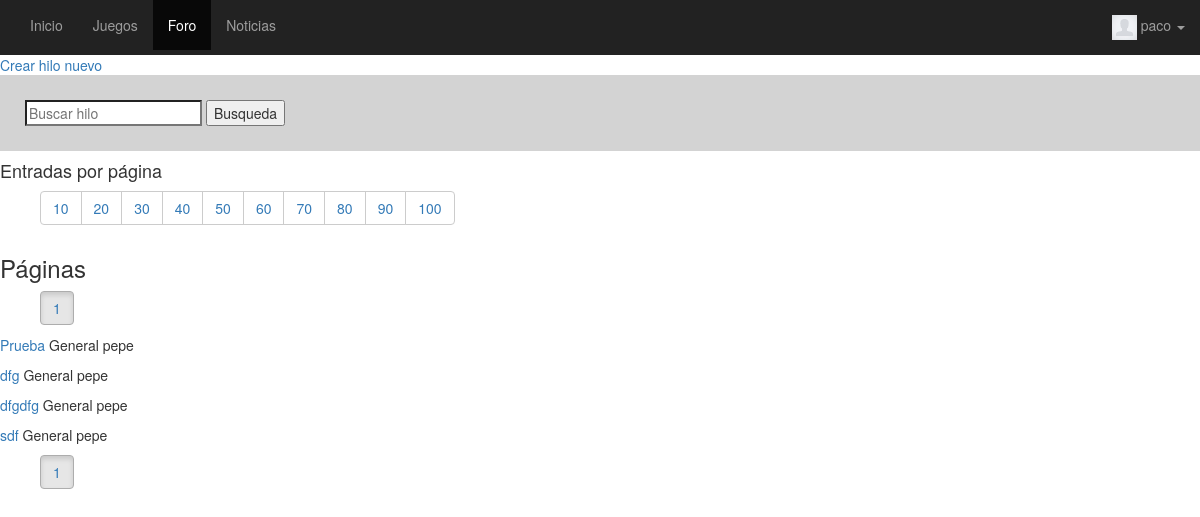
Page /foro.php?count=5&page=1 (signed in) on the committed database.
### tables this page shows
CREATE TABLE `post` (
  `id` int(5) NOT NULL,
  `titulo` varchar(50) NOT NULL,
  `n_cat` int(2) NOT NULL,
  `id_user` varchar(50) NOT NULL
);

CREATE TABLE `categoria` (
  `n_cat` int(2) NOT NULL,
  `categoria` varchar(20) NOT NULL
);

### script/php/forohub.php (the view, shortened to what this page needs)
<form action="#" method="get" accept-charset="utf-8">
	<input type="search" name="datos" placeholder="Buscar hilo">
	<input type="submit" name="Busqueda" value="Busqueda">
</form>
<h4>Entradas por página</h4>
<?php
	echo "<ol class='btn-group btn-breadcrumb'>";
	for ($i=10; $i <= 100; $i=$i+10) {
		echo "<li class='btn btn-default";
		if($i==$_GET['count'])
			echo " active";
		echo "'><a href='foro.php?";
		if(isset($_GET['Busqueda']))
			echo "datos=$_GET[datos]&Busqueda=Busqueda&";
		echo "count=$i&page=1'>$i</a>";
	}
	echo "</ol>";
	if(!isset($_GET['page']))
		$page=0;
	else
		$page=$_GET['page']-1;
	if(!isset($_GET['count']))
		$count=5;
	else
		$count=$_GET['count'];
	$buscar="";
	$pagmax=mysqli_query($con,"SELECT id,nombre,publicacion,sinopsis,imagen,plataforma FROM juego j,plataforma p WHERE j.id_plat=p.n_plat and nombre LIKE '%$buscar%' ORDER BY j.nombre ASC;");
	$pagmax=mysqli_num_rows($pagmax);
	$pagmax=ceil($pagmax/$count);
	echo "<h3>Páginas</h3>";
	echo "<ol class='btn-group btn-breadcrumb'>";
	for ($i=1; $i <= $pagmax; $i++) {
		echo "<li class='btn btn-default";
		if($i==$_GET['page'])
			echo " active";
		echo "'><a href='foro.php?";
		if(isset($_GET['Busqueda']))
			echo "datos=$_GET[datos]&Busqueda=Busqueda&";
		echo "count=$count&page=$i'>$i</a></li>";
	}
	echo "</ol>";
	$post=mysqli_query($con,"SELECT p.id,p.titulo,c.categoria,p.id_user FROM post p, categoria c WHERE p.n_cat=c.n_cat AND titulo LIKE '%$buscar%' ORDER BY p.id ASC LIMIT ".$count." OFFSET ".$page*$count." ;");
	$post=mysqli_fetch_all($post,MYSQLI_ASSOC);
	foreach ($post as $valor) {
		?>
		<div style="clear:both;" class='campobusc'>
			<p>
				<a href='foro.php?id=<?php echo $valor['id']; ?>'><?php echo $valor['titulo']; ?></a>
				<?php echo $valor['categoria']; ?>
				<?php echo $valor['id_user']; ?>
			</p>
		</div>
		<?php
	}
	echo "<ol class='btn-group btn-breadcrumb'>";
	for ($i=1; $i <= $pagmax; $i++) {
		echo "<li class='btn btn-default";
		if($i==$_GET['page'])
			echo " active";
		echo "'><a href='foro.php?";
		if(isset($_GET['Busqueda']))
			echo "datos=$_GET[datos]&Busqueda=Busqueda&";
		echo "count=$count&page=$i'>$i</a></li>";
	}
	echo "</ol>";
?>

### css/styles.css (style rules this page uses)
form { background-color:lightgray; padding: 25px; }

### rows in the picture
post: titulo "Prueba", n_cat.categoria "General", id_user "pepe"
post: titulo "dfg", n_cat.categoria "General", id_user "pepe"
post: titulo "dfgdfg", n_cat.categoria "General", id_user "pepe"
post: titulo "sdf", n_cat.categoria "General", id_user "pepe"

### other values in the picture
$_SESSION['user'] "paco"
$i "10"
$i "20"
$i "30"
$i "40"
$i "50"
$i "60"
$i "70"
$i "80"
$i "90"
$i "100"
